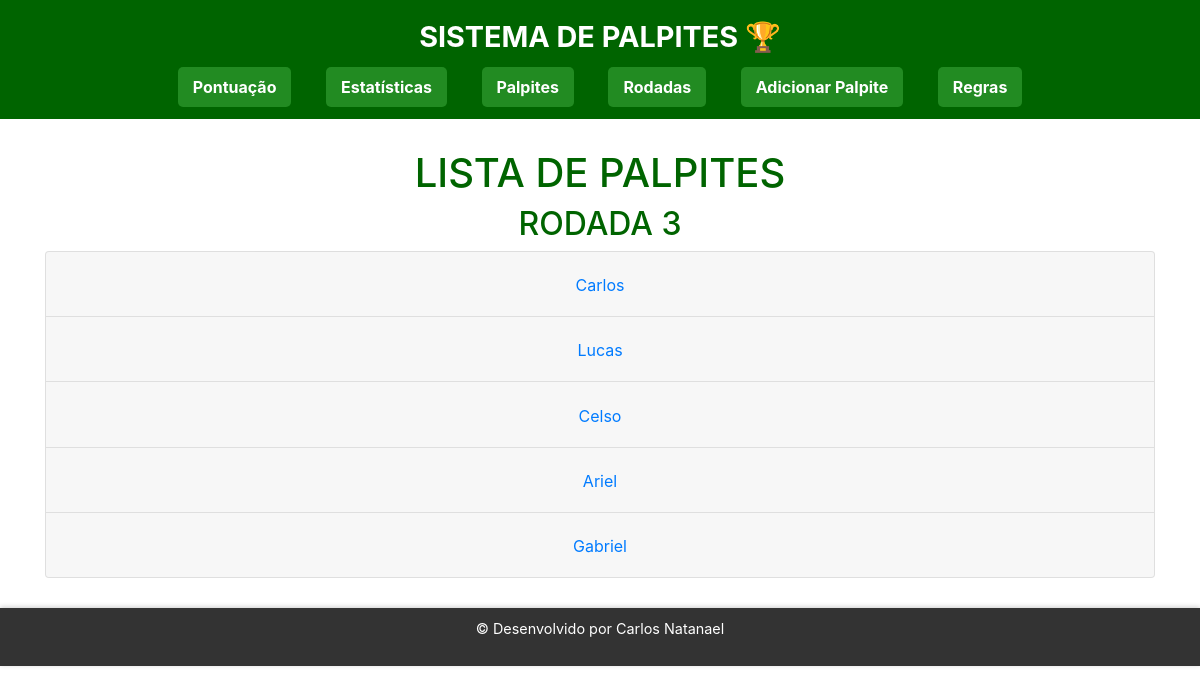
The app's page /palpites, older data.
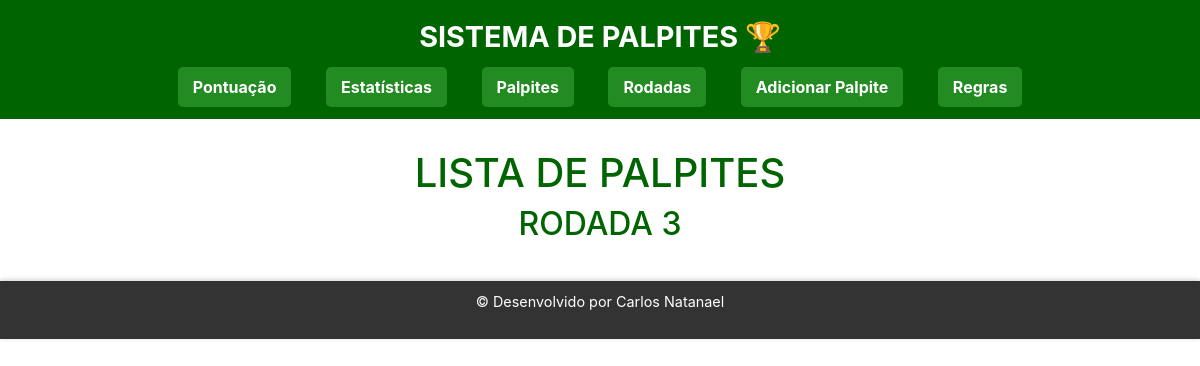
The same page, newer data.
### tables this page shows
CREATE TABLE palpites (
        id INTEGER PRIMARY KEY AUTOINCREMENT,
        nome TEXT,
        time1 TEXT,
        time2 TEXT,
        gol_time1 INTEGER,
        gol_time2 INTEGER,
        resultado TEXT,
        status TEXT
    );

### app.py (the view)
@app.route('/palpites')
def exibir_palpites():
    conn = get_db_connection()
    palpites = conn.execute("SELECT * FROM palpites").fetchall()
    conn.close()
    palpites_agrupados = {}
    for palpite in palpites:
        nome = palpite['nome']
        if nome not in palpites_agrupados:
            palpites_agrupados[nome] = []
        palpites_agrupados[nome].append(palpite)
    return render_template('palpites.html', palpites_agrupados=palpites_agrupados)

### app.py (called while the page is built)
def get_db_connection():
    conn = sqlite3.connect('palpites.db')
    conn.row_factory = sqlite3.Row
    return conn

### templates/palpites.html (shortened to what this page needs)
<!DOCTYPE html>
<html lang="pt">
<head>
    <link rel="stylesheet" href="{{ url_for('static', filename='palpites.css') }}">
    <link rel="stylesheet" href="https://stackpath.bootstrapcdn.com/bootstrap/4.5.2/css/bootstrap.min.css">
</head>
<body>
    <header>
        <h1 class="bar">Sistema de Palpites 🏆</h1>
        <nav>
            <a href="{{ url_for('index') }}">Pontuação</a>
            <a href="{{ url_for('estatisticas') }}">Estatísticas</a>
            <a href="{{ url_for('exibir_palpites') }}">Palpites</a>
            <a href="{{ url_for('exibir_rodadas') }}">Rodadas</a>
            <a href="{{ url_for('adicionar_palpites') }}">Adicionar Palpite</a>
            <a href="{{ url_for('regra') }}">Regras</a>
        </nav>
    </header>
    <main class="container">
        <h1>Lista de Palpites</h1>
        <h2>Rodada 3</h2>
        <div class="accordion" id="accordionPalpites">
            {% for nome, palpites_por_nome in palpites_agrupados.items() %}
            <div class="card">
                <div class="card-header" id="heading{{ loop.index }}">
                    <h2 class="mb-0">
                        <button class="btn btn-link" type="button" data-toggle="collapse" data-target="#collapse{{ loop.index }}" aria-expanded="true" aria-controls="collapse{{ loop.index }}">
                            {{ nome }}
                        </button>
                    </h2>
                </div>
            </div>
            {% endfor %}
        </div>
    </main>
    <footer>
        <p>© Desenvolvido por Carlos Natanael</p>
    </footer>
</body>
</html>

### static/palpites.css (style rules this page uses)
body { font-family: 'Segoe UI', Tahoma, Geneva, Verdana, sans-serif; margin: 0; padding: 0; background-color: #e0e0e0; }
header { background-color: #006400; color: #fff; padding: 20px 0; text-align: center; }
header h1 { font-size: 2em; margin: 0; font-weight: bold; text-transform: uppercase; }
nav { margin-top: 10px; }
nav a { color: #fff; font-weight: bold; text-decoration: none; margin: 0 15px; padding: 10px 15px; background-color: #228B22; border-radius: 5px; transition: background-color 0.3s; }
main { padding: 30px; text-align: center; }
h1 { color: #006400; font-size: 1.8em; margin-bottom: 20px; text-transform: uppercase; }
h2 { color: #006400; font-size: 1.8em; margin-bottom: 20px; text-transform: uppercase; }
footer { background-color: #333; color: #fff; padding: 10px 0; text-align: center; position: relative; width: 100%; font-size: 0.9em; box-shadow: 0 -1px 5px rgba(0, 0, 0, 0.2); }
.bar { color: #ffffff; font-size: 1.8em; margin-bottom: 20px; text-transform: uppercase; text-align: center; }

Row changes from the older to the newer data that the page shows:
removed palpites: nome "Carlos"
removed palpites: nome "Lucas"
removed palpites: nome "Celso"
removed palpites: nome "Ariel"
removed palpites: nome "Gabriel"
